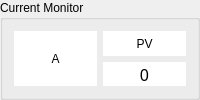
         <widget class="QGroupBox" name="horizontalGroupBox_2">
          <property name="sizePolicy">
           <sizepolicy hsizetype="Preferred" vsizetype="Preferred">
            <horstretch>1</horstretch>
            <verstretch>0</verstretch>
           </sizepolicy>
          </property>
          <property name="title">
           <string>Current Monitor</string>
          </property>
          <layout class="QHBoxLayout" name="horizontalLayout_3">
           <item>
            <widget class="QLabel" name="lbl_name_a">
             <property name="styleSheet">
              <string notr="true">background-color: rgb(255, 255, 255);</string>
             </property>
             <property name="text">
              <string>A</string>
             </property>
             <property name="alignment">
              <set>Qt::AlignCenter</set>
             </property>
            </widget>
           </item>
           <item>
            <layout class="QVBoxLayout" name="verticalLayout_4">
             <item>
              <widget class="QLabel" name="lbl_name_apv">
               <property name="styleSheet">
                <string notr="true">background-color: rgb(255, 255, 255);</string>
               </property>
               <property name="text">
                <string>PV</string>
               </property>
               <property name="alignment">
                <set>Qt::AlignCenter</set>
               </property>
              </widget>
             </item>
             <item>
              <widget class="QLabel" name="lbl_apv">
               <property name="font">
                <font>
                 <family>굴림</family>
                 <pointsize>12</pointsize>
                </font>
               </property>
               <property name="styleSheet">
                <string notr="true">background-color: rgb(255, 255, 255);</string>
               </property>
               <property name="text">
                <string>0</string>
               </property>
               <property name="alignment">
                <set>Qt::AlignCenter</set>
               </property>
              </widget>
             </item>
            </layout>
           </item>
          </layout>
         </widget>
